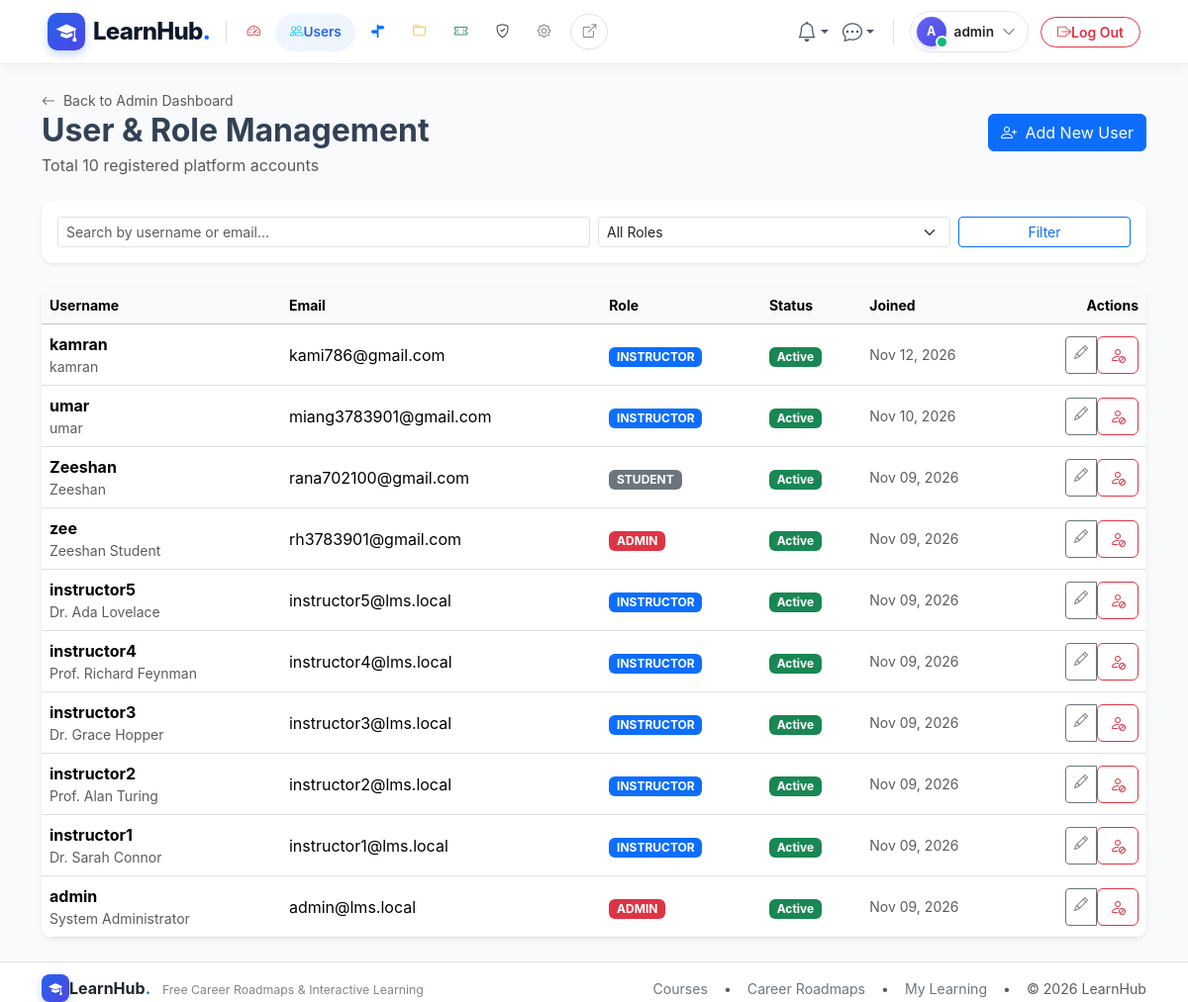
Page /admin/users (signed in) on the committed database.
### app/models/users.py (models this page shows, shortened)
class User(UserMixin, db.Model):
    __tablename__ = 'users'
    id = db.Column(db.Integer, primary_key=True)
    email = db.Column(db.String(120), unique=True, nullable=False, index=True)
    username = db.Column(db.String(80), unique=True, nullable=False, index=True)
    password_hash = db.Column(db.String(255), nullable=False)
    role_id = db.Column(db.Integer, db.ForeignKey('roles.id'), nullable=False)
    is_active = db.Column(db.Boolean, default=True, nullable=False)
    last_login = db.Column(db.DateTime, nullable=True)
    created_at = db.Column(db.DateTime, default=utcnow, nullable=False)
    role = db.relationship('Role', back_populates='users', lazy='joined')
    profile = db.relationship('UserProfile', back_populates='user', uselist=False, cascade='all, delete-orphan', lazy='joined')
    notifications = db.relationship('Notification', back_populates='user', cascade='all, delete-orphan', lazy='select', order_by='Notification.created_at.desc()')
    enrollments = db.relationship('Enrollment', back_populates='user', lazy='select')
    orders = db.relationship('Order', back_populates='user', lazy='select')
    course_instructors = db.relationship('CourseInstructor', back_populates='user', lazy='select')
    created_courses = db.relationship('Course', back_populates='creator', foreign_keys='Course.created_by', lazy='select')
    wishlists = db.relationship('Wishlist', back_populates='user', cascade='all, delete-orphan', lazy='select')
    quiz_attempts = db.relationship('QuizAttempt', back_populates='user', lazy='select')
    submissions = db.relationship('Submission', back_populates='user', lazy='select')
    forum_threads = db.relationship('ForumThread', back_populates='author', lazy='select')
    forum_posts = db.relationship('ForumPost', back_populates='author', lazy='select')
    post_likes = db.relationship('PostLike', back_populates='user', cascade='all, delete-orphan', lazy='select')
    sent_messages = db.relationship('Message', back_populates='sender', foreign_keys='Message.sender_id', lazy='select')
    received_messages = db.relationship('Message', back_populates='recipient', foreign_keys='Message.recipient_id', lazy='select')
    user_badges = db.relationship('UserBadge', back_populates='user', cascade='all, delete-orphan', lazy='select')
    reviews = db.relationship('Review', back_populates='user', lazy='select')
    audit_logs = db.relationship('AuditLog', back_populates='user', lazy='select')
    def has_role(self, role_name: str) -> bool:
        return bool(self.role and self.role.name.lower() == role_name.lower())
    @property
    def is_admin(self) -> bool:
        return self.has_role('admin')
    @property
    def is_instructor(self) -> bool:
        return self.has_role('instructor')

class UserProfile(db.Model):
    __tablename__ = 'user_profiles'
    id = db.Column(db.Integer, primary_key=True)
    user_id = db.Column(db.Integer, db.ForeignKey('users.id', ondelete='CASCADE'), unique=True, nullable=False)
    full_name = db.Column(db.String(120), nullable=True)
    bio = db.Column(db.Text, nullable=True)
    phone = db.Column(db.String(30), nullable=True)
    avatar = db.Column(db.String(255), nullable=True)
    country = db.Column(db.String(80), nullable=True)
    created_at = db.Column(db.DateTime, default=utcnow, nullable=False)
    user = db.relationship('User', back_populates='profile')

class Role(db.Model):
    __tablename__ = 'roles'
    id = db.Column(db.Integer, primary_key=True)
    name = db.Column(db.String(50), unique=True, nullable=False, index=True)
    description = db.Column(db.String(255), nullable=True)
    created_at = db.Column(db.DateTime, default=utcnow, nullable=False)
    users = db.relationship('User', back_populates='role', lazy='select')
    permissions = db.relationship('Permission', secondary='role_permissions', back_populates='roles', lazy='selectin')

### app/blueprints/admin/routes.py (the view)
@admin_bp.route('/users')
def users_list():
    page = request.args.get('page', 1, type=int)
    search = request.args.get('search', '').strip()
    role_id = request.args.get('role', type=int)
    query = User.query
    if search:
        query = query.filter((User.username.ilike(f'%{search}%')) | (User.email.ilike(f'%{search}%')))
    if role_id:
        query = query.filter_by(role_id=role_id)
    users = query.order_by(User.created_at.desc()).paginate(page=page, per_page=15, error_out=False)
    roles = Role.query.all()
    return render_template('admin/users.html', users=users, roles=roles, search=search, selected_role=role_id)

### app/templates/admin/users.html (shortened to what this page needs)
{% extends 'base.html' %}
{% block content %}
<div class="container py-4">
  <div class="d-flex justify-content-between align-items-center mb-4">
    <div>
      <a href="{{ url_for('admin.dashboard') }}" class="text-muted small text-decoration-none">
        <i class="bi bi-arrow-left me-1"></i> Back to Admin Dashboard
      </a>
      <h2 class="fw-bold mb-1">User & Role Management</h2>
      <p class="text-muted mb-0">Total {{ users.total }} registered platform accounts</p>
    </div>
    <a href="{{ url_for('admin.create_user') }}" class="btn btn-primary">
      <i class="bi bi-person-plus me-1"></i> Add New User
    </a>
  </div>
  <div class="card shadow-sm border-0 mb-4">
    <div class="card-body p-3">
      <form method="GET" class="row g-2 align-items-center">
        <div class="col-md-6">
          <input type="text" name="search" value="{{ search }}" class="form-control form-control-sm" placeholder="Search by username or email...">
        </div>
        <div class="col-md-4">
          <select name="role" class="form-select form-select-sm" onchange="this.form.submit()">
            <option value="">All Roles</option>
          </select>
        </div>
        <div class="col-md-2">
          <button type="submit" class="btn btn-outline-primary btn-sm w-100">Filter</button>
        </div>
      </form>
    </div>
  </div>
  <div class="card shadow-sm border-0">
    <div class="table-responsive">
      <table class="table table-hover align-middle mb-0">
        <thead class="table-light small">
          <tr>
            <th>Username</th>
            <th>Email</th>
            <th>Role</th>
            <th>Status</th>
            <th>Joined</th>
            <th class="text-end">Actions</th>
          </tr>
        </thead>
        <tbody>
          {% for u in users.items %}
            <tr>
              <td>
                <div class="fw-bold">{{ u.username }}</div>
                <div class="text-muted small">{{ u.profile.full_name or '' }}</div>
              </td>
              <td>{{ u.email }}</td>
              <td>
                <span class="badge {% if u.is_admin %}bg-danger{% elif u.is_instructor %}bg-primary{% else %}bg-secondary{% endif %} text-uppercase">
                  {{ u.role.name }}
                </span>
              </td>
              <td>
                {% if u.is_active %}
                  <span class="badge bg-success">Active</span>
                {% else %}
                  <span class="badge bg-danger">Deactivated</span>
                {% endif %}
              </td>
              <td class="small text-muted">{{ u.created_at.strftime('%b %d, %Y') }}</td>
              <td class="text-end">
                <div class="btn-group btn-group-sm">
                  <a href="{{ url_for('admin.edit_user', user_id=u.id) }}" class="btn btn-outline-secondary">
                    <i class="bi bi-pencil"></i>
                  </a>
                  <form action="{{ url_for('admin.toggle_user_active', user_id=u.id) }}" method="POST" class="d-inline">
                    <button type="submit" class="btn {% if u.is_active %}btn-outline-danger{% else %}btn-outline-success{% endif %}" title="Toggle Active">
                      <i class="bi {% if u.is_active %}bi-person-slash{% else %}bi-person-check{% endif %}"></i>
                    </button>
                  </form>
                </div>
              </td>
            </tr>
          {% else %}
            <tr>
              <td colspan="6" class="text-center py-4 text-muted">No users found.</td>
            </tr>
          {% endfor %}
        </tbody>
      </table>
    </div>
  </div>
</div>
{% endblock %}

### app/templates/partials/navbar.html (shortened to what this page needs)
{% set is_preview = is_preview if is_preview is defined else (True if (request.args.get('preview') == '1' or session.get('live_preview')) and request.blueprint != 'admin' else False) %}
{% set preview_qs = preview_qs if preview_qs is defined else ('?preview=1' if is_preview else '') %}
{% set is_admin_panel = (request.blueprint == 'admin') %}
{% set is_user_logged_in = current_user.is_authenticated and not (is_preview and not is_admin_panel) %}
{% set is_admin_user = current_user.is_authenticated and current_user.is_admin and not (is_preview and not is_admin_panel) %}
<nav class="navbar navbar-expand-lg navbar-glass sticky-top py-2">
  <div class="container-fluid px-xl-5 px-lg-4 px-3">
    <a class="navbar-brand d-flex align-items-center gap-2 text-decoration-none me-2" href="{{ url_for('admin.dashboard') if (is_admin_panel or is_admin_user) else (url_for('catalog.home') ~ preview_qs) }}">
      <div class="brand-logo-squircle">
        <i class="bi bi-mortarboard-fill"></i>
      </div>
      <span class="fs-4 brand-text leading-none">LearnHub<span class="text-primary">.</span></span>
    </a>
    <div class="offcanvas-lg offcanvas-start flex-grow-1" tabindex="-1" id="navbarOffcanvas" aria-labelledby="navbarOffcanvasLabel">
      <div class="offcanvas-body d-flex flex-column flex-lg-row align-items-lg-center justify-content-between p-3 p-lg-0 w-100">
        <ul class="navbar-nav me-auto mb-2 mb-lg-0 align-items-lg-center gap-1 flex-lg-nowrap d-none d-lg-flex">
          {% if is_admin_panel %}
            {% set is_dash_active = (request.endpoint == 'admin.dashboard') %}
            {% set is_users_active = (request.endpoint and ('user' in request.endpoint or 'role' in request.endpoint)) %}
            {% set is_roadmaps_active = (request.endpoint and 'roadmap' in request.endpoint) %}
            {% set is_cat_active = (request.endpoint and ('categor' in request.endpoint or 'department' in request.endpoint or 'tag' in request.endpoint)) %}
            {% set is_coupons_active = (request.endpoint and 'coupon' in request.endpoint) %}
            {% set is_audit_active = (request.endpoint and 'audit' in request.endpoint) %}
            {% set is_settings_active = (request.endpoint and ('setting' in request.endpoint or 'badge' in request.endpoint)) %}
            <li class="nav-item">
              <a class="nav-link admin-nav-item {% if is_dash_active %}active{% endif %}" href="{{ url_for('admin.dashboard') }}" title="Dashboard">
                <i class="bi bi-speedometer2 text-danger {% if is_dash_active %}me-1.5{% endif %}"></i>
              </a>
            </li>
            <li class="nav-item">
              <a class="nav-link admin-nav-item {% if is_users_active %}active{% endif %}" href="{{ url_for('admin.users_list') }}" title="Users & Roles">
                <i class="bi bi-people text-info {% if is_users_active %}me-1.5{% endif %}"></i>
                {% if is_users_active %}<span>Users</span>{% endif %}
              </a>
            </li>
            <li class="nav-item">
              <a class="nav-link admin-nav-item {% if is_roadmaps_active %}active{% endif %}" href="{{ url_for('admin.roadmaps') }}" title="Career Roadmaps">
                <i class="bi bi-signpost-split-fill text-primary {% if is_roadmaps_active %}me-1.5{% endif %}"></i>
              </a>
            </li>
            <li class="nav-item">
              <a class="nav-link admin-nav-item {% if is_cat_active %}active{% endif %}" href="{{ url_for('admin.categories') }}" title="Categories & Taxonomy">
                <i class="bi bi-folder text-warning {% if is_cat_active %}me-1.5{% endif %}"></i>
              </a>
            </li>
            <li class="nav-item">
              <a class="nav-link admin-nav-item {% if is_coupons_active %}active{% endif %}" href="{{ url_for('admin.coupons') }}" title="Promo Coupons">
                <i class="bi bi-ticket-perforated text-success {% if is_coupons_active %}me-1.5{% endif %}"></i>
              </a>
            </li>
            <li class="nav-item">
              <a class="nav-link admin-nav-item {% if is_audit_active %}active{% endif %}" href="{{ url_for('admin.audit_logs') }}" title="Security Audit Logs">
                <i class="bi bi-shield-check text-dark {% if is_audit_active %}me-1.5{% endif %}"></i>
              </a>
            </li>
            <li class="nav-item">
              <a class="nav-link admin-nav-item {% if is_settings_active %}active{% endif %}" href="{{ url_for('admin.settings') }}" title="System Settings">
                <i class="bi bi-gear text-secondary {% if is_settings_active %}me-1.5{% endif %}"></i>
              </a>
            </li>
            <li class="nav-item ms-1">
              <a class="nav-link admin-nav-item text-secondary border" href="{{ url_for('catalog.home', preview=1) }}" target="_blank" title="View Live Website">
                <i class="bi bi-box-arrow-up-right"></i>
              </a>
            </li>
          {% endif %}
        </ul>
        <ul class="navbar-nav ms-auto mb-2 mb-lg-0 align-items-center gap-2 flex-nowrap justify-content-end d-none d-lg-flex">
          {% if is_user_logged_in %}
            <li class="nav-item dropdown">
              <a class="btn-nav-icon position-relative text-decoration-none dropdown-toggle border-0" href="#" id="navNotifDropdown" role="button" data-bs-toggle="dropdown" aria-expanded="false" title="Notifications">
                <i class="bi bi-bell fs-5"></i>
              </a>
            </li>
            <li class="nav-item dropdown">
              <a class="btn-nav-icon position-relative text-decoration-none dropdown-toggle border-0" href="#" id="navMsgDropdown" role="button" data-bs-toggle="dropdown" aria-expanded="false" title="Direct Messages">
                <i class="bi bi-chat-dots fs-5"></i>
              </a>
            </li>
            <li class="nav-item dropdown">
              <a class="user-profile-pill d-flex align-items-center gap-2 text-decoration-none" href="#" role="button" data-bs-toggle="dropdown" aria-expanded="false">
                <div class="position-relative">
                  <div class="avatar-nav-circle">
                    {{ (current_user.username[0]|upper) if current_user.username else 'U' }}
                  </div>
                  <span class="online-dot"></span>
                </div>
                <span class="fw-semibold text-dark user-name-label">{{ current_user.username }}</span>
                <i class="bi bi-chevron-down text-muted small ms-0.5"></i>
              </a>
            </li>
            {% if is_admin_panel or is_admin_user %}
              <li class="nav-item ms-1">
                <form action="{{ url_for('auth.logout') }}" method="POST" class="m-0">
                  <button type="submit" class="btn btn-outline-danger btn-sm rounded-pill px-3 py-1 fw-semibold d-flex align-items-center gap-1.5" title="Sign out of LearnHub">
                    <i class="bi bi-box-arrow-right"></i>
                    <span>Log Out</span>
                  </button>
                </form>
              </li>
            {% endif %}
          {% endif %}
        </ul>
      </div>
    </div>
  </div>
</nav>

### rows in the picture
User: username "A", username "admin", profile "System Administrator", email "admin@lms.local", role.name "ADMIN", is_active "Active", created_at "Nov 09, 2026"
User: username "kamran", profile "kamran", email "kami786@gmail.com", role.name "INSTRUCTOR", is_active "Active", created_at "Nov 12, 2026"
User: username "umar", profile "umar", email "miang3783901@gmail.com", role.name "INSTRUCTOR", is_active "Active", created_at "Nov 10, 2026"
User: username "Zeeshan", profile "Zeeshan", email "rana702100@gmail.com", role.name "STUDENT", is_active "Active", created_at "Nov 09, 2026"
User: username "zee", profile "Zeeshan Student", email "rh3783901@gmail.com", role.name "ADMIN", is_active "Active", created_at "Nov 09, 2026"
User: username "instructor5", profile "Dr. Ada Lovelace", email "instructor5@lms.local", role.name "INSTRUCTOR", is_active "Active", created_at "Nov 09, 2026"
User: username "instructor4", profile "Prof. Richard Feynman", email "instructor4@lms.local", role.name "INSTRUCTOR", is_active "Active", created_at "Nov 09, 2026"
User: username "instructor3", profile "Dr. Grace Hopper", email "instructor3@lms.local", role.name "INSTRUCTOR", is_active "Active", created_at "Nov 09, 2026"
User: username "instructor2", profile "Prof. Alan Turing", email "instructor2@lms.local", role.name "INSTRUCTOR", is_active "Active", created_at "Nov 09, 2026"
User: username "instructor1", profile "Dr. Sarah Connor", email "instructor1@lms.local", role.name "INSTRUCTOR", is_active "Active", created_at "Nov 09, 2026"

### other values in the picture
{{ users.total }} "10"
